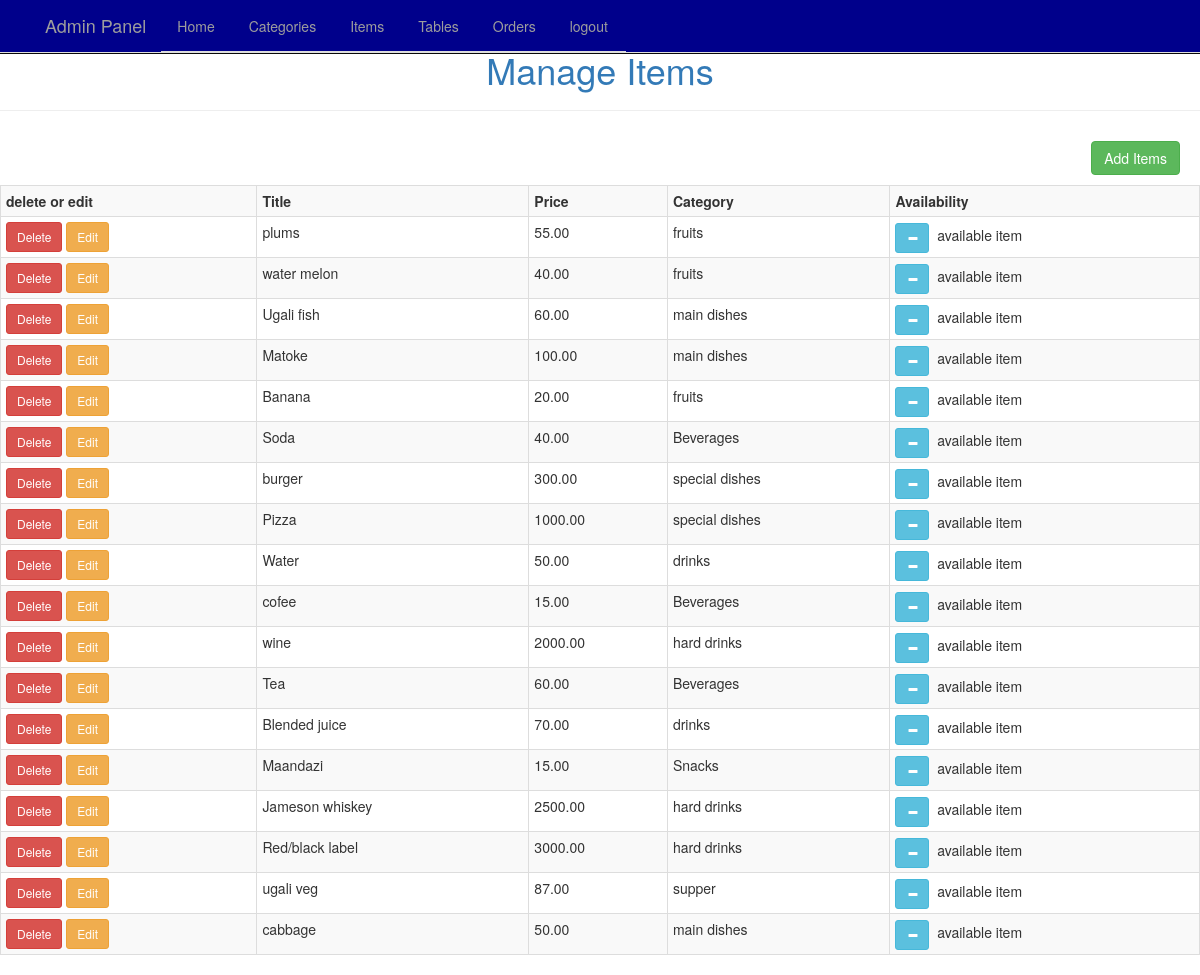
Screenshot of /admin/items.php with the database file from the repository.
### tables this page shows
CREATE TABLE `items` (
  `Id` int(11) NOT NULL,
  `Title` varchar(255) NOT NULL,
  `Image` varchar(255) NOT NULL,
  `Description` varchar(255) NOT NULL,
  `Price` decimal(10,2) NOT NULL,
  `category` varchar(255) NOT NULL,
  `available` tinyint(4) NOT NULL DEFAULT '0'
);

### admin/items.php (the view, shortened to what this page needs)
<?php
include'connect.php';
include'admin.header.php';
include'nav.php';
 ?>
 <h1 class="text-center text-primary">Manage Items</h1><hr>
	<?php
	$title = ((isset($_POST['title']))?$_POST['title']:'');
	$description = ((isset($_POST['description']))?$_POST['description']:'');
	$price = ((isset($_POST['price']))?$_POST['price']:'');
	$categories = ((isset($_POST['categories']))?$_POST['categories']:'');
	 ?>
	<div class="data_post">
		<?php
            $query = $db->query("SELECT * FROM categories");
            if (isset($_GET['add'])) {
            	?>
		<form class="form"  action="items.php" method="POST" enctype="multipart/form-data">
			<?php echo @$error_message; ?>
			<div class="form-group col-md-6">
			<label><?php echo ((isset($_GET['edit']))?'Edit':''); ?>Title </label>
			<input type="text" name="title" value="<?php echo $title; ?>" placeholder="Title" class="form-control">
			</div>
			<div class="form-group col-md-6">
			<label>Category: </label>
            <select name="categories" class="form-control col-md-6">
            	<option value="<?= (($categories == '')?' selected':'')?>"></option>
                <?php while($Cfood = mysqli_fetch_assoc($query)): ?>
            	<option value="<?=$Cfood['name']?>"<?=(($categories == $Cfood['name'])?' selected':'');?>> <?=$Cfood['name'];?></option>
            <?php endwhile; ?>
            </select>
            </div>
			<div class="form-group col-md-6">
			<label>Image: </label>
			<input type="file" name="image" value="" placeholder="Image" class="form-control">
            </div>
            <div class="form-group col-md-6">
            <label>Price: </label>
			<input type="text" name="price" value="<?php echo $price; ?>" placeholder="Price" class="form-control">
            </div>
                  <div class="form-group col-md-6">
            <label for="description">Description: </label>
      <textarea name="description" class="form-control" cols="8" rows="6"><?=$description;?></textarea>
            </div>
			<button type="submit" class="btn btn-success pull-right col-md-3" style="margin-right: 10px; margin-left: 10px;">Submit</button>
			<a href="items.php" class="btn btn-danger pull-right" style="margin-left : 20px;">Cancel</a>
		</form>
    <?php }
    else{ ?>
      <a href="items.php?add=1" class="btn btn-success " style="float: right; margin-top: 10px; margin-bottom: 10px; margin-right: 20px; " >Add Items</a>
    <?php
         $tableSql = $db->query("SELECT * FROM items");
     ?>
    <table class="table table-striped table-bordered table-responsive table-condensed" style="">
             <tr>
              <th>delete or edit</th><th>Title</th><th>Price</th><th>Category</th><th>Availability</th>
             </tr>
             <?php while($items = mysqli_fetch_assoc($tableSql)): ?>
             <tr>
              <td>
                <a href="items.php?delete=<?=$items['Id'];?>"><span class="btn btn-sm btn-danger">Delete</span>  </a>
                <a href="edit.php?edit=<?=$items['Id'];?>"><span class="btn btn-sm btn-warning">Edit</span></a>
              </td>
              <td><?= $items['Title']; ?></td>
              <td><?= $items['Price']; ?></td>
              <td><?= $items['category']; ?></td>
              <td>
                <a href="items.php?available=<?=(($items['available'] == 0)?'1':'0'); ?>&id=<?=$items['Id']; ?>">
                  <span class=" btn btn-info btn btn-sm glyphicon glyphicon-<?=(($items['available'] == 0)?'minus':'plus'); ?>"></span></a>
                &nbsp<?=(($items['available'] == 1)?'unavailable items':'available item') ?>
              </td>
             </tr>
         <?php endwhile; ?>
        </table>
<?php }?>
			</div>
</body>
</html>

### admin/admin.header.php (shortened to what this page needs)
<!DOCTYPE html>
<html>
<head>
    <link type="text/css" href="../css/bootstrap.min.css" rel="stylesheet">

### admin/nav.php (shortened to what this page needs)
</head>
<body style="margin-top: 50px;">
	 <div class="navbar navbar-inverse navbar-fixed-top" role="navigation">
    <nav class="nav-tabs" style="background-color:  #00008B; text-align: center;">
      <div class="container">
        <div class="navbar-header">
          <a class="navbar-brand" href="#">Admin Panel</a>
        </div>
        <div class="collapse navbar-collapse">
          <ul class="nav navbar-nav nav-tabs">
            <li class=""><a href="items.php">Home</a></li>
            <li><a href="category.php">Categories</a></li>
            <li><a href="items.php">Items</a></li>
            <li><a href="tables.php">Tables</a></li>
            <li><a href="orders.php">Orders</a></li>
            <li><a href="admin.login.php">logout</a></li>
          </ul>
        </div>
      </div>
    </div>

### rows the page displays
items: Title "plums", Price "55.00", category "fruits", available 0 (drawn)
items: Title "water melon", Price "40.00", category "fruits", available 0 (drawn)
items: Title "Ugali fish", Price "60.00", category "main dishes", available 0 (drawn)
items: Title "Matoke", Price "100.00", category "main dishes", available 0 (drawn)
items: Title "Banana", Price "20.00", category "fruits", available 0 (drawn)
items: Title "Soda", Price "40.00", category "Beverages", available 0 (drawn)
items: Title "burger", Price "300.00", category "special dishes", available 0 (drawn)
items: Title "Pizza", Price "1000.00", category "special dishes", available 0 (drawn)
items: Title "Water", Price "50.00", category "drinks", available 0 (drawn)
items: Title "cofee", Price "15.00", category "Beverages", available 0 (drawn)
items: Title "wine", Price "2000.00", category "hard drinks", available 0 (drawn)
items: Title "Tea", Price "60.00", category "Beverages", available 0 (drawn)
items: Title "Blended juice", Price "70.00", category "drinks", available 0 (drawn)
items: Title "Maandazi", Price "15.00", category "Snacks", available 0 (drawn)
items: Title "Jameson whiskey", Price "2500.00", category "hard drinks", available 0 (drawn)
items: Title "Red/black label", Price "3000.00", category "hard drinks", available 0 (drawn)
items: Title "ugali veg", Price "87.00", category "supper", available 0 (drawn)
items: Title "cabbage", Price "50.00", category "main dishes", available 0 (drawn)
